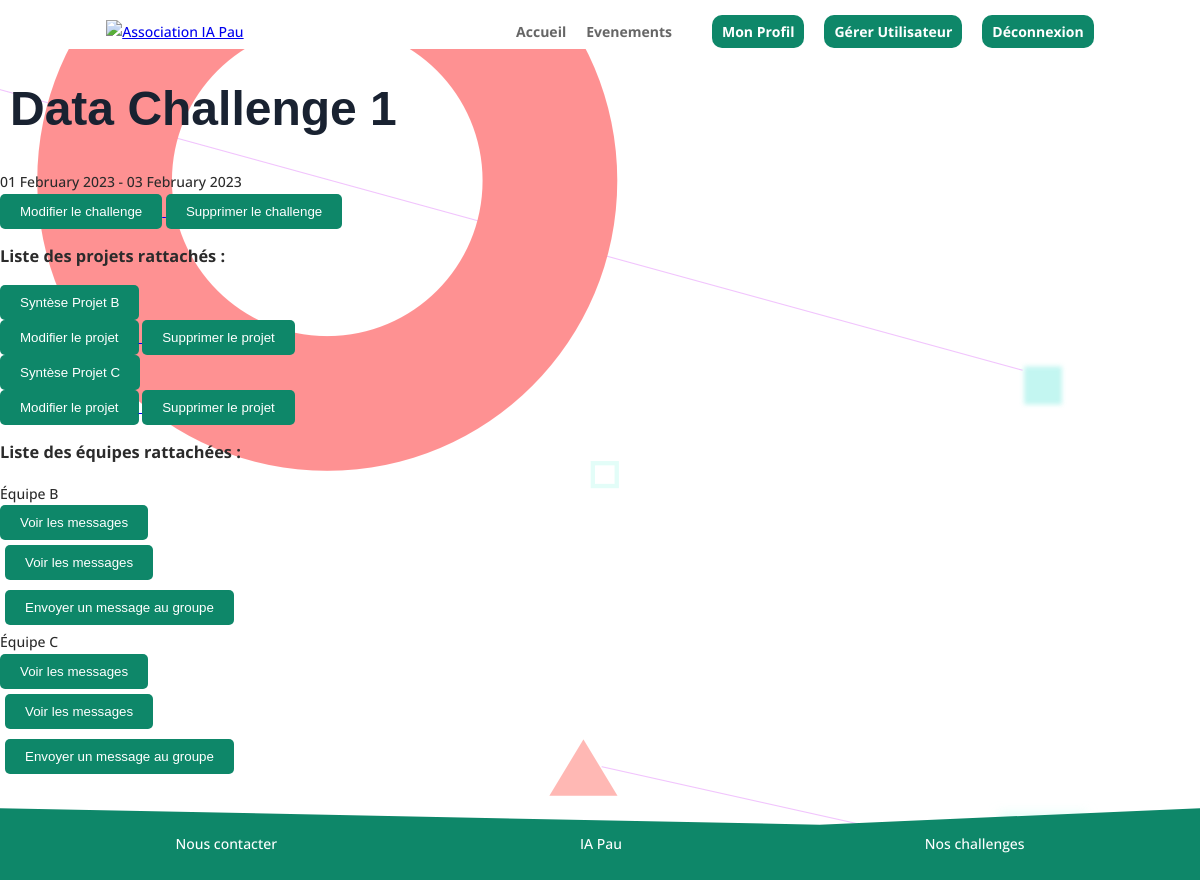
Page /?page=syntheseChallenge&challenge=3 (signed in) on the committed database.
### tables this page shows
CREATE TABLE Evenement(
    idEvenement int AUTO_INCREMENT,
    nomEvenement varchar(64) NOT NULL,
    dateDebut date,
    dateFin date,
    descriptionEvent varchar(264),
    imageEvent varchar(1024),
    typeEvenement varchar(30),
    PRIMARY KEY (idEvenement),
    CONSTRAINT check_typeEvenement CHECK (typeEvenement IN ('dataBattle', 'dataChallenge'))
);

CREATE TABLE ProjetData(
    idProjetData int NOT NULL AUTO_INCREMENT,
    idEvenement int NOT NULL,
  
    nomProjet varchar(512) NOT NULL,
    description varchar(1024),
    image varchar(1024),
    urlFichier varchar(1024),
    urlVideo varchar(1024),
    conseil varchar(1024),
    consigne varchar(1024),
    PRIMARY KEY (idProjetData),
    FOREIGN KEY (idEvenement) REFERENCES Evenement(idEvenement) ON DELETE CASCADE
 
);

CREATE TABLE Equipe(
    idEquipe int NOT NULL AUTO_INCREMENT,
    nomEquipe varchar(255) NOT NULL,
    idCapitaine int NOT NULL,
    idProjetData int NOT NULL,
    PRIMARY KEY (idEquipe),
    FOREIGN KEY (idCapitaine) REFERENCES Utilisateur(idUtilisateur) ON DELETE CASCADE,
    FOREIGN KEY (idProjetData) REFERENCES ProjetData(idProjetData) ON DELETE CASCADE
);

### action/bdd.php (called while the page is built, shortened)
<?php
require_once('database_login.php');
function connect()
{
    $connexion = null;
    global $username;
    global $password;
    global $bddname;
    global $port;
    try {
        $connexion = new PDO(
            'mysql:host=localhost;dbname=' . $bddname . ';charset=utf8' . ';port=' . $port,
            $username,
            $password
        );
    } catch (Exception $e) {
        die('Erreur : ' . $e->getMessage());
    }
    return $connexion;
}
function getUser($mail)
{
    try {
        $conn = connect();
        $sqlQuery = "SELECT * FROM Utilisateur WHERE email LIKE :email";
        $statement = $conn->prepare($sqlQuery);
        $statement->bindParam(':email', $mail);
        $statement->execute();
        $result = $statement->fetchAll();
        return $result;
    } catch (Exception $e) {
        die('Erreur : ' . $e->getMessage());
    }
}
function getEvenementbyID($id)
{
    try {
        $conn = connect();
        $sqlQuery = "SELECT idEvenement, nomEvenement, DATE_FORMAT(dateDebut, '%d %M %Y') AS dateD, DATE_FORMAT(dateFin, '%d %M %Y') AS dateF, descriptionEvent, imageEvent FROM Evenement WHERE idEvenement = :id";
        $statement = $conn->prepare($sqlQuery);
        $statement->bindParam(':id', $id);
        $statement->execute();
        $result = $statement->fetch();
        return $result;
    } catch (Exception $e) {
        die('Erreur : ' . $e->getMessage());
    }
}
function getEquipesEvenement($idEvenement)
{
    try {
        $conn = connect();
        $sqlQuery = "SELECT DISTINCT e.nomEquipe, e.idEquipe
                        FROM Equipe AS e
                        INNER JOIN ProjetData AS pd ON e.idProjetData = pd.idProjetData
                        WHERE pd.idEvenement = :idEvenement";
        $statement = $conn->prepare($sqlQuery);
        $statement->bindParam(':idEvenement', $idEvenement);
        $statement->execute();
        $result = $statement->fetchAll();
        return $result;
    } catch (Exception $e) {
        die('Erreur : ' . $e->getMessage());
    }
}
function getProjetsEvenement($idEvenement)
{
    try {
        $conn = connect();
        $sqlQuery = "SELECT nomProjet, idProjetData
                        FROM ProjetData
                        WHERE idEvenement = :idEvenement";
        $statement = $conn->prepare($sqlQuery);
        $statement->bindParam(':idEvenement', $idEvenement);
        $statement->execute();
        $result = $statement->fetchAll();
        return $result;
    } catch (PDOException $e) {
        echo 'Erreur : ' . $e->getMessage();
        return false;
    }
}
?>

### pages/syntheseChallenge.php (the view, shortened to what this page needs)
<?php
    if (isset($_SESSION['email'])){
        $user = getUser($_SESSION['email']);
        if(isset($_GET['challenge'])){
            $idChallenge = $_GET['challenge'];
        }
        $challenge = getEvenementbyID($idChallenge);
        $equipes = getEquipesEvenement($idChallenge);
        $projets = getProjetsEvenement($idChallenge);
        if (($user[0]['type'] == "Administrateur") || ($user[0]['type'] == "Gestionnaire" && checkGestionnaireInterne($user[0]['email']) )) {
            echo '<h1>'. $challenge['nomEvenement'] . '</h3>';
            echo '<p>'. $challenge['dateD'].' - '.$challenge['dateF'].'</p>';
            if (isset($_SESSION['email']) && $user[0]['type'] == "Administrateur") {
                echo '          <a href="/?page=modifierEvenement&evenement='.$idChallenge.'"> ';
                echo '              <button name="creation"> Modifier le challenge </button> ';
                echo '          </a>';
            }
            if (isset($_SESSION['email']) && ( ($user[0]['type'] == "Administrateur")) ) {
                echo '              <button name="supprimer" id-event="'.$challenge['idEvenement'].'" onclick="supprimerEvent(this)"> Supprimer le challenge </button>';
            }
                echo '<h3> Liste des projets rattachés : </h3>';
                foreach ($projets as $projet){
                    echo ' <div id="liste-projets">';
                    echo '      <a class ="more-link" href="/?page=syntheseProjet&projet='.$projet['idProjetData'].'"> <button name="gestion"> Syntèse '.$projet['nomProjet'].' </button>  </a>';
                    echo ' </div>';
                    if (isset($_SESSION['email']) && $user[0]['type'] == "Administrateur") {
                        echo '          <a href="/?page=modifierProjet&projet='.$projet['idProjetData'].'"> ';
                        echo '              <button name="creation"> Modifier le projet </button> ';
                        echo '          </a>';
                    }
                    if (isset($_SESSION['email']) && ( ($user[0]['type'] == "Administrateur")) ) {
                        echo '              <button name="supprimer" id-projet="'.$projet['idProjetData'].'" onclick="supprimerProjet(this)"> Supprimer le projet </button>';
                    }
                }
                echo '<h3> Liste des équipes rattachées : </h3>';
                foreach ($equipes as $equipe){?>
                    <div id="liste-equipes">
                        <div class="nom-equipe">
                            <?php echo $equipe['nomEquipe'] ?>
                        </div>
                        <div class="messages">
                            <a href="">
                                <button name="messages"> Voir les messages </button>
                            </a>
                        </div>
                    <div class="messages">
                        <form action="/?page=viewMessageTeam" method="POST">
                            <input type="submit" value="Voir les messages"/>
                        </form>
                    </div>
                    <div class="sendGroupMessage">
                        <form action="/?page=groupeMessage" method="POST">
                            <input type="submit" value="Envoyer un message au groupe"/>
                        </form>
                    </div>
                <?php
                }
                ?>
            <?php
            }
        else{
        header ('Location: /?page=connexion');
        }
    }
    else{
    header ('Location: /?page=connexion');
    }
?>

### styles/global.css (style rules this page uses)
body { position: relative; margin: 0; padding-bottom: 6rem; min-height: 100%; font-family: Open Sans,Arial,sans-serif; font-size: 14px; color: #2b2b2b; line-height: 1.7em; font-weight: 500; background-color: rgb(255, 255, 255); background-image: url(/images/background.png); }
html { height: 100%; box-sizing: border-box; }
*, *:before, *:after { box-sizing: inherit; }
#content h1 { margin-top: 30px; margin-left: 10px; font-family: 'Ubuntu',Helvetica,Arial,Lucida,sans-serif; font-weight: 700; font-size: 48px; color: #192231; line-height: 1.2em; }
button { background-color: #0e8769; color: white; border-radius: 5px; padding: 10px 20px; border: none; transition: color 0.3s ease; font-family: 'Ubuntu',Helvetica,Arial,Lucida,sans-serif !important; cursor: pointer; }
input[type="submit"] { background-color: #0e8769; color: white; margin: 5px; border-radius: 5px; padding: 10px 20px; border: none; transition: color 0.3s ease; font-family: 'Ubuntu',Helvetica,Arial,Lucida,sans-serif !important; cursor: pointer; }

### styles/component/accueil.css (style rules this page uses)
p { margin-bottom: 0; }

### rows in the picture
evenement: nomEvenement "Data Challenge 1"
projetdata: nomProjet "Projet B"
projetdata: nomProjet "Projet C"
equipe: nomEquipe "Équipe B"
equipe: nomEquipe "Équipe C"

### other values in the picture
$challenge['dateD'] "01 February 2023"
$challenge['dateF'] "03 February 2023"
